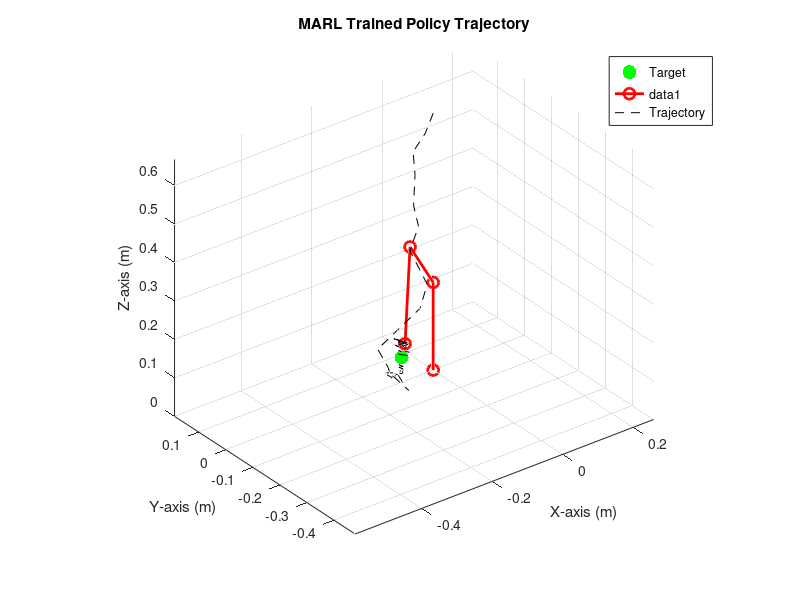
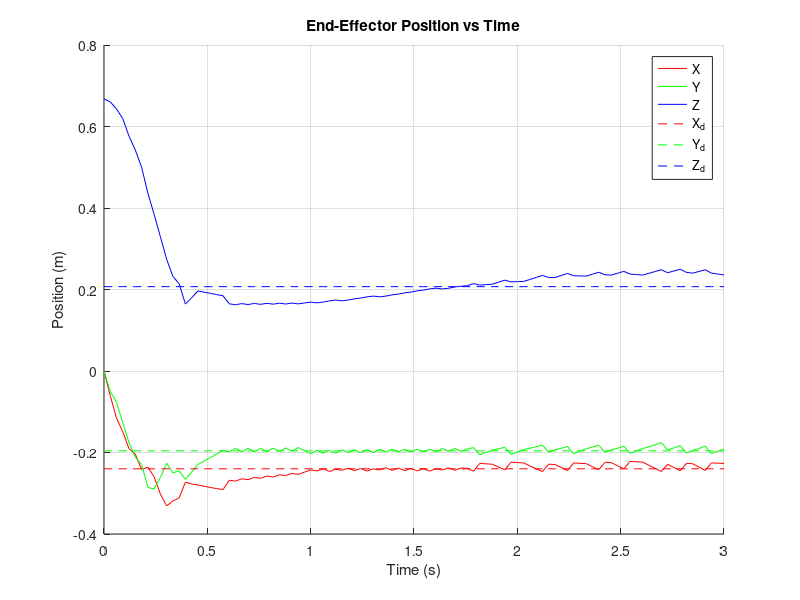
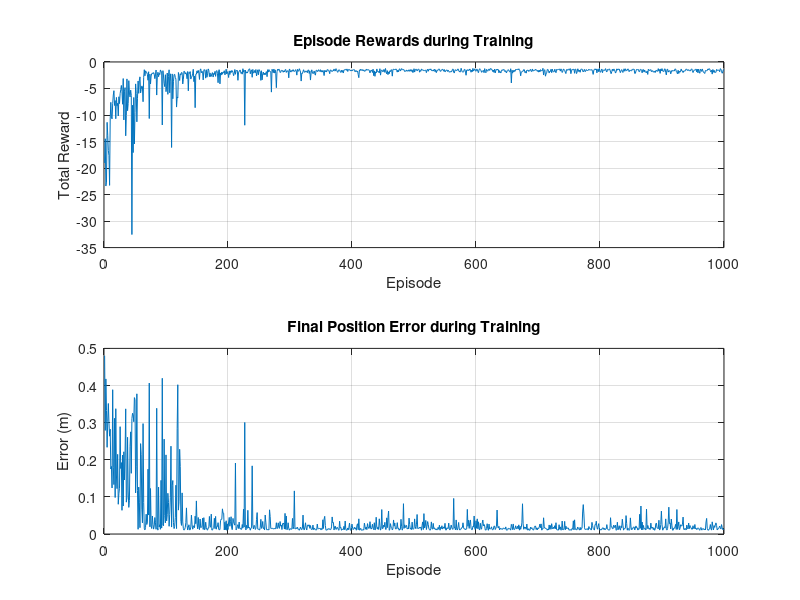

Source code (MATLAB) for these figures, in order:
function marl_control_4dof
    
    l1 = 0.228; l3 = 0.22; l4 = 0.22;
    xd = [-0.24; -0.196; 0.207]; 
    
    % MARL hyperparameters
    alpha_a = 0.1;              % Actor learning rate
    alpha_c = 0.2;              % Critic learning rate
    gamma = 0.90;               % Discount factor
    epsilon = 0.2;              % Initial exploration rate
    epsilon_decay = 0.9999;     % Decay rate for exploration
    epsilon_min = 0.01;         % Minimum exploration rate
    num_episodes = 1000;        % Number of training episodes
    steps_per_episode = 100;    % Max steps per episode
    
    actions = [-0.1, -0.02, 0, 0.02, 0.1];
    num_actions = length(actions);
       
    error_range = 0.3; 
    bin_size = 0.05;  
    num_bins = round(2 * error_range / bin_size) + 1; 
     
    Q = cell(4, 1); 
    for i = 1:4
        Q{i} = zeros(num_bins, num_bins, num_bins, num_actions);
    end
    V = zeros(num_bins, num_bins, num_bins); 
    
    episode_rewards = zeros(num_episodes, 1);
    final_errors = zeros(num_episodes, 1);
    
    % Training loop
    for episode = 1:num_episodes
        q = [0; pi/2; 0; 0]; % Initial joint angles
        total_reward = 0;
        
        for step = 1:steps_per_episode
         
            [x, ~, ~, ~] = forward_kinematics(q, l1, l3, l4);
            e = xd - x;
            state = discretize_state(e, error_range, bin_size, num_bins);
             
            delta_q = zeros(4, 1);
            action_indices = zeros(4, 1);
            for agent = 1:4
                if rand < epsilon
                    action_idx = randi(num_actions); 
                else
                    [~, action_idx] = max(Q{agent}(state(1), state(2), state(3), :)); % Exploit
                end
                delta_q(agent) = actions(action_idx);
                action_indices(agent) = action_idx;
            end
            
            q_new = q + delta_q;
            [x_new, ~, ~, ~] = forward_kinematics(q_new, l1, l3, l4);
            e_new = xd - x_new;
            state_new = discretize_state(e_new, error_range, bin_size, num_bins);
            
            position_error = -norm(e_new)^2; 
            movement_penalty = -0.1 * norm(delta_q)^2; 
            reward = position_error + movement_penalty;
            
            % Update critic (V)
            td_error = reward + gamma * V(state_new(1), state_new(2), state_new(3)) ...
                       - V(state(1), state(2), state(3));
            V(state(1), state(2), state(3)) = V(state(1), state(2), state(3)) + alpha_c * td_error;
            
        
            for agent = 1:4
                Q{agent}(state(1), state(2), state(3), action_indices(agent)) = ...
                    Q{agent}(state(1), state(2), state(3), action_indices(agent)) + alpha_a * td_error;
            end
            
            if norm(e_new) < 0.01 
                break;
            end
            
            q = q_new;
            total_reward = total_reward + reward;
        end
        
        % Decay exploration rate
        epsilon = max(epsilon_min, epsilon * epsilon_decay);
        
        % Store episode statistics
        episode_rewards(episode) = total_reward;
        [x_final, ~, ~, ~] = forward_kinematics(q, l1, l3, l4);
        final_errors(episode) = norm(xd - x_final);
        
        % Progress update
        if mod(episode, 50) == 0
            fprintf('Episode %d, Total Reward: %.2f, Final Error: %.4f, Epsilon: %.4f\n', ...
                    episode, total_reward, final_errors(episode), epsilon);
        end
    end
    % Plot training progress
    figure(3);
    subplot(2,1,1);
    plot(episode_rewards);
    title('Episode Rewards during Training');
    xlabel('Episode');
    ylabel('Total Reward');
    grid on;
    
    subplot(2,1,2);
    plot(final_errors);
    title('Final Position Error during Training');
    xlabel('Episode');
    ylabel('Error (m)');
    grid on;
    
    % Test the learned policy
    test_learned_policy(Q, actions, l1, l3, l4, xd, error_range, bin_size, num_bins);
end
%%
function state = discretize_state(e, error_range, bin_size, num_bins)
    e_clamped = max(min(e, error_range), -error_range);
    bins = floor((e_clamped + error_range) / bin_size) + 1;
    bins = max(min(bins, num_bins), 1);
    state = bins;     
end
%%
function [x, X_links, Y_links, Z_links] = forward_kinematics(q, l1, l3, l4)
    q1 = q(1); q2 = q(2); q3 = q(3); q4 = q(4);
    
    c1 = cos(q1); s1 = sin(q1);
    c2 = cos(q2); s2 = sin(q2);
    c3 = cos(q3); s3 = sin(q3);
    c4 = cos(q4); s4 = sin(q4);
    
    X = c1 * (c2 * c3 * (l3 + l4 * c4) - l4 * s2 * s4) - (l3 + l4 * c4) * s1 * s3;
    Y = c2 * c3 * (l3 + l4 * c4) * s1 - l4 * s1 * s2 * s4 + c1 * (l3 + l4 * c4) * s3;
    Z = l1 + c3 * (l3 + l4 * c4) * s2 + l4 * c2 * s4;
    
    x = [X; Y; Z];
    
    % Link coordinates for plotting (approximate)
    link1_end = [0; 0; l1];
    link2_end = [l3*c1*c2; l3*s1*c2; l1+l3*s2];
    link3_end = [X; Y; Z];
    
    X_links = [0, link1_end(1), link2_end(1), link3_end(1)];
    Y_links = [0, link1_end(2), link2_end(2), link3_end(2)];
    Z_links = [0, link1_end(3), link2_end(3), link3_end(3)];
end
%%
function test_learned_policy(Q, actions, l1, l3, l4, xd, error_range, bin_size, num_bins)
    q = [0; pi/2; 0; 0];
    tspan = linspace(0, 3, 100);
    x_hist = zeros(length(tspan), 3);
    
    figure(1);
    hold on;
    grid on;
    title('MARL Trained Policy Trajectory');
    xlabel('X-axis (m)');
    ylabel('Y-axis (m)');
    zlabel('Z-axis (m)');
    axis equal;
    view(3);
    scatter3(xd(1), xd(2), xd(3), 100, 'g', 'filled', 'DisplayName', 'Target');
    
    [~, X_links, Y_links, Z_links] = forward_kinematics(q, l1, l3, l4);
    robot_plot = plot3(X_links, Y_links, Z_links, 'ro-', 'LineWidth', 2, 'MarkerSize', 8);
    path_plot = plot3(NaN, NaN, NaN, 'k--', 'DisplayName', 'Trajectory');
    legend('Location', 'best');
    
    for t = 1:length(tspan)
        [x, X_links, Y_links, Z_links] = forward_kinematics(q, l1, l3, l4);
        x_hist(t, :) = x';
        
        e = xd - x;
        state = discretize_state(e, error_range, bin_size, num_bins);
        
        delta_q = zeros(4, 1);
        for agent = 1:4
            [~, action_idx] = max(Q{agent}(state(1), state(2), state(3), :));
            delta_q(agent) = actions(action_idx);
        end
        q = q + delta_q;
        
        set(robot_plot, 'XData', X_links, 'YData', Y_links, 'ZData', Z_links);
        set(path_plot, 'XData', x_hist(1:t,1), 'YData', x_hist(1:t,2), 'ZData', x_hist(1:t,3));
        drawnow;
        pause(0.01);
    end
    
    figure(2)
    hold on;
    plot(tspan, x_hist(:,1), 'r', 'DisplayName', 'X');
    plot(tspan, x_hist(:,2), 'g', 'DisplayName', 'Y');
    plot(tspan, x_hist(:,3), 'b', 'DisplayName', 'Z');
    plot(tspan, xd(1)*ones(size(tspan)), '--r', 'DisplayName', 'X_d');
    plot(tspan, xd(2)*ones(size(tspan)), '--g', 'DisplayName', 'Y_d');
    plot(tspan, xd(3)*ones(size(tspan)), '--b', 'DisplayName', 'Z_d');
    title('End-Effector Position vs Time');
    xlabel('Time (s)');
    ylabel('Position (m)');
    legend('Location', 'best');
    grid on;
    
    final_error = norm(xd - x_hist(end,:)');
    fprintf('Final position error: %.4f meters\n', final_error);
end
